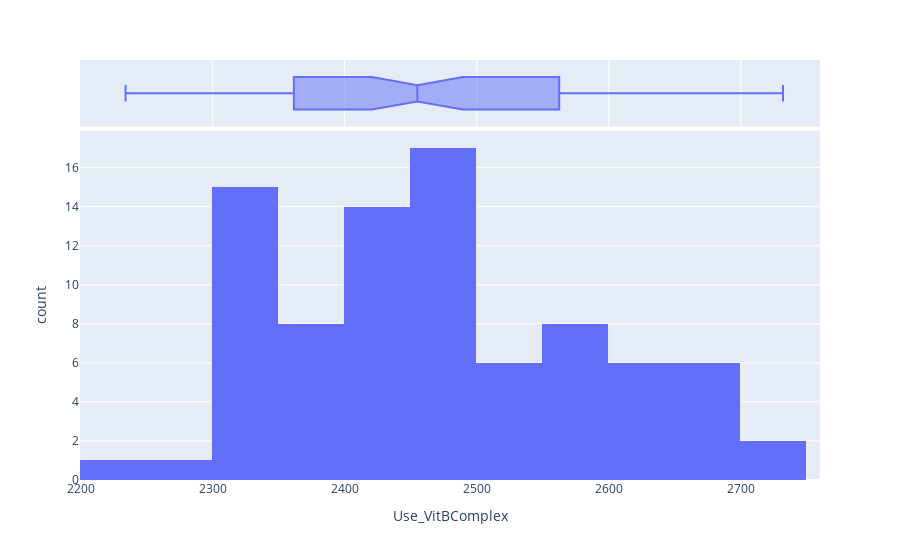

Here is the notebook cell this chart was saved with:
### Code cell
plot = px.histogram(df, x=df.Use_VitBComplex, marginal='box')
plot.show()

### Figure 1 — Plotly figure (JSON) as saved in the notebook; plotly's stock layout.template omitted (floating-point values rounded to 4 significant figures)
{"data": [{"alignmentgroup": "True", "bingroup": "x", "hovertemplate": "Use_VitBComplex=%{x}<br>count=%{y}<extra></extra>", "legendgroup": "", "marker": {"color": "#636efa", "pattern": {"shape": ""}}, "name": "", "offsetgroup": "", "orientation": "v", "showlegend": false, "type": "histogram", "x": [2457, 2356, 2437, 2512, 2345, 2381, 2535, 2469, 2654, 2435, 2643, 2456, 2349, 2411, 2444, 2465, 2645, 2701, 2567, 2346, 2278, 2366, 2418, 2469, 2643, 2431, 2343, 2443, 2512, 2439, 2436, 2411, 2678, 2567, 2321, 2442, 2543, 2472, 2348, 2565, 2569, 2356, 2467, 2429, 2561, 2493, 2564, 2475, 2657, 2323, 2489, 2393, 2565, 2343, 2654, 2345, 2678, 2234, 2345, 2471, 2564, 2345, 2654, 2343, 2431, 2732, 2452, 2358, 2456, 2341, 2612, 2467, 2641, 2434, 2365, 2534, 2453, 2301, 2454, 2356, 2534, 2634, 2345, 2478], "xaxis": "x", "yaxis": "y"}, {"alignmentgroup": "True", "hovertemplate": "Use_VitBComplex=%{x}<extra></extra>", "legendgroup": "", "marker": {"color": "#636efa"}, "name": "", "notched": true, "offsetgroup": "", "showlegend": false, "type": "box", "x": [2457, 2356, 2437, 2512, 2345, 2381, 2535, 2469, 2654, 2435, 2643, 2456, 2349, 2411, 2444, 2465, 2645, 2701, 2567, 2346, 2278, 2366, 2418, 2469, 2643, 2431, 2343, 2443, 2512, 2439, 2436, 2411, 2678, 2567, 2321, 2442, 2543, 2472, 2348, 2565, 2569, 2356, 2467, 2429, 2561, 2493, 2564, 2475, 2657, 2323, 2489, 2393, 2565, 2343, 2654, 2345, 2678, 2234, 2345, 2471, 2564, 2345, 2654, 2343, 2431, 2732, 2452, 2358, 2456, 2341, 2612, 2467, 2641, 2434, 2365, 2534, 2453, 2301, 2454, 2356, 2534, 2634, 2345, 2478], "xaxis": "x2", "yaxis": "y2"}], "layout": {"barmode": "relative", "legend": {"tracegroupgap": 0}, "margin": {"t": 60}, "xaxis": {"anchor": "y", "domain": [0, 1], "title": {"text": "Use_VitBComplex"}}, "xaxis2": {"anchor": "y2", "domain": [0, 1], "matches": "x", "showgrid": true, "showticklabels": false}, "yaxis": {"anchor": "x", "domain": [0, 0.8316], "title": {"text": "count"}}, "yaxis2": {"anchor": "x2", "domain": [0.8416, 1], "matches": "y2", "showgrid": false, "showline": false, "showticklabels": false, "ticks": ""}}}
